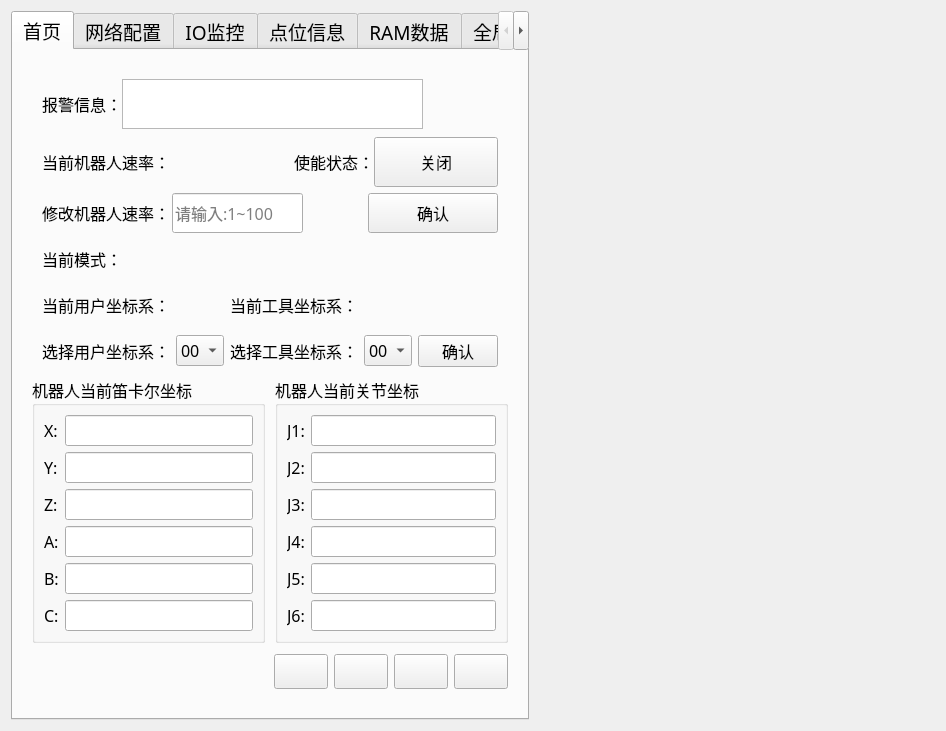
<?xml version="1.0" encoding="UTF-8"?>
<ui version="4.0">
 <class>myWindow</class>
 <widget class="QWidget" name="myWindow">
  <property name="geometry">
   <rect>
    <x>0</x>
    <y>0</y>
    <width>814</width>
    <height>622</height>
   </rect>
  </property>
  <property name="windowTitle">
   <string>Form</string>
  </property>
  <layout class="QGridLayout" name="gridLayout_4" columnstretch="3,2">
   <item row="0" column="1">
    <widget class="QWidget" name="manualControlwidget" native="true">
     <property name="sizePolicy">
      <sizepolicy hsizetype="Preferred" vsizetype="Expanding">
       <horstretch>0</horstretch>
       <verstretch>0</verstretch>
      </sizepolicy>
     </property>
     <property name="minimumSize">
      <size>
       <width>400</width>
       <height>0</height>
      </size>
     </property>
    </widget>
   </item>
   <item row="0" column="0">
    <widget class="QTabWidget" name="tabWidget">
     <property name="sizePolicy">
      <sizepolicy hsizetype="Preferred" vsizetype="Expanding">
       <horstretch>0</horstretch>
       <verstretch>0</verstretch>
      </sizepolicy>
     </property>
     <property name="minimumSize">
      <size>
       <width>0</width>
       <height>0</height>
      </size>
     </property>
     <property name="font">
      <font>
       <family>微软雅黑</family>
       <pointsize>14</pointsize>
      </font>
     </property>
     <property name="currentIndex">
      <number>0</number>
     </property>
     <widget class="QWidget" name="Main">
      <attribute name="title">
       <string>首页</string>
      </attribute>
      <layout class="QGridLayout" name="gridLayout_6">
       <item row="4" column="0">
        <spacer name="verticalSpacer_6">
         <property name="orientation">
          <enum>Qt::Vertical</enum>
         </property>
         <property name="sizeHint" stdset="0">
          <size>
           <width>358</width>
           <height>18</height>
          </size>
         </property>
        </spacer>
       </item>
       <item row="6" column="0">
        <spacer name="verticalSpacer_5">
         <property name="orientation">
          <enum>Qt::Vertical</enum>
         </property>
         <property name="sizeHint" stdset="0">
          <size>
           <width>358</width>
           <height>17</height>
          </size>
         </property>
        </spacer>
       </item>
       <item row="10" column="0">
        <spacer name="verticalSpacer_7">
         <property name="orientation">
          <enum>Qt::Vertical</enum>
         </property>
         <property name="sizeHint" stdset="0">
          <size>
           <width>20</width>
           <height>13</height>
          </size>
         </property>
        </spacer>
       </item>
       <item row="1" column="0">
        <spacer name="verticalSpacer_3">
         <property name="orientation">
          <enum>Qt::Vertical</enum>
         </property>
         <property name="sizeHint" stdset="0">
          <size>
           <width>20</width>
           <height>40</height>
          </size>
         </property>
        </spacer>
       </item>
       <item row="8" column="0">
        <spacer name="verticalSpacer_4">
         <property name="orientation">
          <enum>Qt::Vertical</enum>
         </property>
         <property name="sizeHint" stdset="0">
          <size>
           <width>368</width>
           <height>18</height>
          </size>
         </property>
        </spacer>
       </item>
       <item row="7" column="0">
        <layout class="QGridLayout" name="gridLayout_3" columnstretch="0,0,0,0,0,0">
         <property name="leftMargin">
          <number>20</number>
         </property>
         <property name="rightMargin">
          <number>20</number>
         </property>
         <item row="1" column="5">
          <widget class="QPushButton" name="changeCoordButton">
           <property name="sizePolicy">
            <sizepolicy hsizetype="Preferred" vsizetype="Fixed">
             <horstretch>0</horstretch>
             <verstretch>0</verstretch>
            </sizepolicy>
           </property>
           <property name="font">
            <font>
             <family>微软雅黑</family>
             <pointsize>12</pointsize>
            </font>
           </property>
           <property name="text">
            <string>确认</string>
           </property>
          </widget>
         </item>
         <item row="1" column="3">
          <widget class="QLabel" name="label_23">
           <property name="minimumSize">
            <size>
             <width>0</width>
             <height>40</height>
            </size>
           </property>
           <property name="font">
            <font>
             <family>微软雅黑</family>
             <pointsize>12</pointsize>
            </font>
           </property>
           <property name="text">
            <string>&lt;html&gt;&lt;head/&gt;&lt;body&gt;&lt;p&gt;选择工具坐标系：&lt;/p&gt;&lt;/body&gt;&lt;/html&gt;</string>
           </property>
          </widget>
         </item>
         <item row="1" column="1">
          <widget class="QComboBox" name="changeUCoordBox">
           <property name="font">
            <font>
             <family>微软雅黑</family>
             <pointsize>12</pointsize>
            </font>
           </property>
           <item>
            <property name="text">
             <string>00</string>
            </property>
           </item>
           <item>
            <property name="text">
             <string>01</string>
            </property>
           </item>
           <item>
            <property name="text">
             <string>02</string>
            </property>
           </item>
           <item>
            <property name="text">
             <string>03</string>
            </property>
           </item>
           <item>
            <property name="text">
             <string>04</string>
            </property>
           </item>
           <item>
            <property name="text">
             <string>05</string>
            </property>
           </item>
           <item>
            <property name="text">
             <string>06</string>
            </property>
           </item>
           <item>
            <property name="text">
             <string>07</string>
            </property>
           </item>
           <item>
            <property name="text">
             <string>08</string>
            </property>
           </item>
           <item>
            <property name="text">
             <string>09</string>
            </property>
           </item>
           <item>
            <property name="text">
             <string>10</string>
            </property>
           </item>
           <item>
            <property name="text">
             <string>11</string>
            </property>
           </item>
           <item>
            <property name="text">
             <string>12</string>
            </property>
           </item>
           <item>
            <property name="text">
             <string>13</string>
            </property>
           </item>
           <item>
            <property name="text">
             <string>14</string>
            </property>
           </item>
           <item>
            <property name="text">
             <string>15</string>
            </property>
           </item>
           <item>
            <property name="text">
             <string>16</string>
            </property>
           </item>
           <item>
            <property name="text">
             <string>17</string>
            </property>
           </item>
           <item>
            <property name="text">
             <string>18</string>
            </property>
           </item>
           <item>
            <property name="text">
             <string>19</string>
            </property>
           </item>
          </widget>
         </item>
         <item row="1" column="4">
          <widget class="QComboBox" name="changeTCoordBox">
           <property name="font">
            <font>
             <family>微软雅黑</family>
             <pointsize>12</pointsize>
            </font>
           </property>
           <item>
            <property name="text">
             <string>00</string>
            </property>
           </item>
           <item>
            <property name="text">
             <string>01</string>
            </property>
           </item>
           <item>
            <property name="text">
             <string>02</string>
            </property>
           </item>
           <item>
            <property name="text">
             <string>03</string>
            </property>
           </item>
           <item>
            <property name="text">
             <string>04</string>
            </property>
           </item>
           <item>
            <property name="text">
             <string>05</string>
            </property>
           </item>
           <item>
            <property name="text">
             <string>06</string>
            </property>
           </item>
           <item>
            <property name="text">
             <string>07</string>
            </property>
           </item>
           <item>
            <property name="text">
             <string>08</string>
            </property>
           </item>
           <item>
            <property name="text">
             <string>09</string>
            </property>
           </item>
           <item>
            <property name="text">
             <string>10</string>
            </property>
           </item>
           <item>
            <property name="text">
             <string>11</string>
            </property>
           </item>
           <item>
            <property name="text">
             <string>12</string>
            </property>
           </item>
           <item>
            <property name="text">
             <string>13</string>
            </property>
           </item>
           <item>
            <property name="text">
             <string>14</string>
            </property>
           </item>
           <item>
            <property name="text">
             <string>15</string>
            </property>
           </item>
           <item>
            <property name="text">
             <string>16</string>
            </property>
           </item>
           <item>
            <property name="text">
             <string>17</string>
            </property>
           </item>
           <item>
            <property name="text">
             <string>18</string>
            </property>
           </item>
           <item>
            <property name="text">
             <string>19</string>
            </property>
           </item>
          </widget>
         </item>
         <item row="1" column="0">
          <widget class="QLabel" name="label_21">
           <property name="minimumSize">
            <size>
             <width>0</width>
             <height>40</height>
            </size>
           </property>
           <property name="font">
            <font>
             <family>微软雅黑</family>
             <pointsize>12</pointsize>
            </font>
           </property>
           <property name="text">
            <string>&lt;html&gt;&lt;head/&gt;&lt;body&gt;&lt;p&gt;选择用户坐标系：&lt;/p&gt;&lt;/body&gt;&lt;/html&gt;</string>
           </property>
          </widget>
         </item>
         <item row="0" column="4">
          <widget class="QLabel" name="showTCoordlabel">
           <property name="font">
            <font>
             <family>微软雅黑</family>
             <pointsize>12</pointsize>
            </font>
           </property>
           <property name="text">
            <string/>
           </property>
          </widget>
         </item>
         <item row="0" column="3">
          <widget class="QLabel" name="label_22">
           <property name="minimumSize">
            <size>
             <width>0</width>
             <height>40</height>
            </size>
           </property>
           <property name="font">
            <font>
             <family>微软雅黑</family>
             <pointsize>12</pointsize>
            </font>
           </property>
           <property name="text">
            <string>&lt;html&gt;&lt;head/&gt;&lt;body&gt;&lt;p&gt;当前工具坐标系：&lt;/p&gt;&lt;/body&gt;&lt;/html&gt;</string>
           </property>
          </widget>
         </item>
         <item row="0" column="1">
          <widget class="QLabel" name="showUCoordlabel">
           <property name="font">
            <font>
             <family>微软雅黑</family>
             <pointsize>11</pointsize>
            </font>
           </property>
           <property name="text">
            <string/>
           </property>
          </widget>
         </item>
         <item row="0" column="0">
          <widget class="QLabel" name="label_20">
           <property name="minimumSize">
            <size>
             <width>0</width>
             <height>40</height>
            </size>
           </property>
           <property name="font">
            <font>
             <family>微软雅黑</family>
             <pointsize>12</pointsize>
            </font>
           </property>
           <property name="text">
            <string>&lt;html&gt;&lt;head/&gt;&lt;body&gt;&lt;p&gt;当前用户坐标系：&lt;/p&gt;&lt;/body&gt;&lt;/html&gt;</string>
           </property>
          </widget>
         </item>
        </layout>
       </item>
       <item row="11" column="0">
        <layout class="QHBoxLayout" name="horizontalLayout_4" stretch="0,0,0,0,0,0">
         <property name="leftMargin">
          <number>10</number>
         </property>
         <property name="rightMargin">
          <number>10</number>
         </property>
         <property name="bottomMargin">
          <number>20</number>
         </property>
         <item>
          <widget class="QLabel" name="ledLabel">
           <property name="minimumSize">
            <size>
             <width>0</width>
             <height>0</height>
            </size>
           </property>
           <property name="styleSheet">
            <string notr="true"/>
           </property>
           <property name="text">
            <string/>
           </property>
          </widget>
         </item>
         <item>
          <spacer name="horizontalSpacer_5">
           <property name="orientation">
            <enum>Qt::Horizontal</enum>
           </property>
           <property name="sizeHint" stdset="0">
            <size>
             <width>48</width>
             <height>17</height>
            </size>
           </property>
          </spacer>
         </item>
         <item>
          <widget class="QPushButton" name="startARButton">
           <property name="sizePolicy">
            <sizepolicy hsizetype="Fixed" vsizetype="Fixed">
             <horstretch>0</horstretch>
             <verstretch>0</verstretch>
            </sizepolicy>
           </property>
           <property name="minimumSize">
            <size>
             <width>15</width>
             <height>15</height>
            </size>
           </property>
           <property name="toolTip">
            <string>&lt;html&gt;&lt;head/&gt;&lt;body&gt;&lt;p align=&quot;center&quot;&gt;启动&lt;/p&gt;&lt;/body&gt;&lt;/html&gt;</string>
           </property>
           <property name="text">
            <string/>
           </property>
           <property name="icon">
            <iconset theme="QIcon::ThemeIcon::MediaPlaybackStart"/>
           </property>
           <property name="iconSize">
            <size>
             <width>12</width>
             <height>12</height>
            </size>
           </property>
           <property name="flat">
            <bool>false</bool>
           </property>
          </widget>
         </item>
         <item>
          <widget class="QPushButton" name="pauseARButton">
           <property name="toolTip">
            <string>&lt;html&gt;&lt;head/&gt;&lt;body&gt;&lt;p align=&quot;center&quot;&gt;暂停&lt;/p&gt;&lt;/body&gt;&lt;/html&gt;</string>
           </property>
           <property name="text">
            <string/>
           </property>
           <property name="icon">
            <iconset theme="QIcon::ThemeIcon::MediaPlaybackPause"/>
           </property>
          </widget>
         </item>
         <item>
          <widget class="QPushButton" name="stopARButton">
           <property name="toolTip">
            <string>&lt;html&gt;&lt;head/&gt;&lt;body&gt;&lt;p align=&quot;center&quot;&gt;停止&lt;/p&gt;&lt;/body&gt;&lt;/html&gt;</string>
           </property>
           <property name="text">
            <string/>
           </property>
           <property name="icon">
            <iconset theme="QIcon::ThemeIcon::MediaPlaybackStop"/>
           </property>
          </widget>
         </item>
         <item>
          <widget class="QPushButton" name="restartARButton">
           <property name="toolTip">
            <string>&lt;html&gt;&lt;head/&gt;&lt;body&gt;&lt;p align=&quot;center&quot;&gt;复位&lt;/p&gt;&lt;/body&gt;&lt;/html&gt;</string>
           </property>
           <property name="text">
            <string/>
           </property>
           <property name="icon">
            <iconset theme="QIcon::ThemeIcon::SystemReboot"/>
           </property>
          </widget>
         </item>
        </layout>
       </item>
       <item row="2" column="0">
        <layout class="QHBoxLayout" name="horizontalLayout_5" stretch="2,2,1,2">
         <property name="spacing">
          <number>0</number>
         </property>
         <property name="leftMargin">
          <number>20</number>
         </property>
         <property name="rightMargin">
          <number>20</number>
         </property>
         <item>
          <widget class="QLabel" name="label_4">
           <property name="minimumSize">
            <size>
             <width>0</width>
             <height>30</height>
            </size>
           </property>
           <property name="font">
            <font>
             <family>微软雅黑</family>
             <pointsize>12</pointsize>
            </font>
           </property>
           <property name="text">
            <string>&lt;html&gt;&lt;head/&gt;&lt;body&gt;&lt;p&gt;当前机器人速率：&lt;/p&gt;&lt;/body&gt;&lt;/html&gt;</string>
           </property>
          </widget>
         </item>
         <item>
          <widget class="QLabel" name="showSpeedlabel">
           <property name="minimumSize">
            <size>
             <width>0</width>
             <height>40</height>
            </size>
           </property>
           <property name="maximumSize">
            <size>
             <width>16777215</width>
             <height>50</height>
            </size>
           </property>
           <property name="font">
            <font>
             <family>微软雅黑</family>
             <pointsize>12</pointsize>
            </font>
           </property>
           <property name="text">
            <string/>
           </property>
          </widget>
         </item>
         <item>
          <widget class="QLabel" name="label_18">
           <property name="font">
            <font>
             <family>微软雅黑</family>
             <pointsize>12</pointsize>
            </font>
           </property>
           <property name="text">
            <string>&lt;html&gt;&lt;head/&gt;&lt;body&gt;&lt;p&gt;使能状态：&lt;/p&gt;&lt;/body&gt;&lt;/html&gt;</string>
           </property>
          </widget>
         </item>
         <item>
          <widget class="QPushButton" name="enabledButton">
           <property name="sizePolicy">
            <sizepolicy hsizetype="Preferred" vsizetype="Preferred">
             <horstretch>0</horstretch>
             <verstretch>0</verstretch>
            </sizepolicy>
           </property>
           <property name="minimumSize">
            <size>
             <width>0</width>
             <height>50</height>
            </size>
           </property>
           <property name="maximumSize">
            <size>
             <width>16777215</width>
             <height>50</height>
            </size>
           </property>
           <property name="font">
            <font>
             <family>微软雅黑</family>
             <pointsize>12</pointsize>
            </font>
           </property>
           <property name="text">
            <string>关闭</string>
           </property>
          </widget>
         </item>
        </layout>
       </item>
       <item row="0" column="0">
        <layout class="QHBoxLayout" name="horizontalLayout_3" stretch="1,4,1">
         <property name="spacing">
          <number>0</number>
         </property>
         <property name="leftMargin">
          <number>20</number>
         </property>
         <property name="topMargin">
          <number>20</number>
         </property>
         <property name="rightMargin">
          <number>20</number>
         </property>
         <item>
          <widget class="QLabel" name="label_3">
           <property name="minimumSize">
            <size>
             <width>0</width>
             <height>30</height>
            </size>
           </property>
           <property name="font">
            <font>
             <family>微软雅黑</family>
             <pointsize>12</pointsize>
            </font>
           </property>
           <property name="text">
            <string>&lt;html&gt;&lt;head/&gt;&lt;body&gt;&lt;p&gt;报警信息：&lt;/p&gt;&lt;/body&gt;&lt;/html&gt;</string>
           </property>
          </widget>
         </item>
         <item>
          <widget class="QTextBrowser" name="warningtextBrowser">
           <property name="enabled">
            <bool>true</bool>
           </property>
           <property name="sizePolicy">
            <sizepolicy hsizetype="Preferred" vsizetype="Preferred">
             <horstretch>0</horstretch>
             <verstretch>0</verstretch>
            </sizepolicy>
           </property>
           <property name="minimumSize">
            <size>
             <width>0</width>
             <height>50</height>
            </size>
           </property>
           <property name="maximumSize">
            <size>
             <width>16777215</width>
             <height>60</height>
            </size>
           </property>
          </widget>
         </item>
         <item>
          <spacer name="horizontalSpacer_4">
           <property name="orientation">
            <enum>Qt::Horizontal</enum>
           </property>
           <property name="sizeHint" stdset="0">
            <size>
             <width>40</width>
             <height>20</height>
            </size>
           </property>
          </spacer>
         </item>
        </layout>
       </item>
       <item row="9" column="0">
        <layout class="QGridLayout" name="gridLayout_2">
         <property name="leftMargin">
          <number>10</number>
         </property>
         <property name="rightMargin">
          <number>10</number>
         </property>
         <property name="bottomMargin">
          <number>5</number>
         </property>
         <property name="horizontalSpacing">
          <number>10</number>
         </property>
         <item row="0" column="0">
          <widget class="QGroupBox" name="groupBox">
           <property name="font">
            <font>
             <family>微软雅黑</family>
             <pointsize>12</pointsize>
            </font>
           </property>
           <property name="title">
            <string>机器人当前笛卡尔坐标</string>
           </property>
           <layout class="QGridLayout" name="gridLayout">
            <item row="1" column="1">
             <widget class="QLineEdit" name="ylineEdit">
              <property name="readOnly">
               <bool>true</bool>
              </property>
             </widget>
            </item>
            <item row="0" column="0">
             <widget class="QLabel" name="label_5">
              <property name="text">
               <string>X:</string>
              </property>
             </widget>
            </item>
            <item row="5" column="1">
             <widget class="QLineEdit" name="clineEdit">
              <property name="readOnly">
               <bool>true</bool>
              </property>
             </widget>
            </item>
            <item row="0" column="1">
             <widget class="QLineEdit" name="xlineEdit">
              <property name="readOnly">
               <bool>true</bool>
              </property>
             </widget>
            </item>
            <item row="4" column="0">
             <widget class="QLabel" name="label_9">
              <property name="text">
               <string>B:</string>
              </property>
             </widget>
            </item>
            <item row="3" column="1">
             <widget class="QLineEdit" name="alineEdit">
              <property name="readOnly">
               <bool>true</bool>
              </property>
             </widget>
            </item>
            <item row="1" column="0">
             <widget class="QLabel" name="label_11">
              <property name="text">
               <string>Y:</string>
              </property>
             </widget>
            </item>
            <item row="5" column="0">
             <widget class="QLabel" name="label_10">
              <property name="text">
               <string>C:</string>
              </property>
             </widget>
            </item>
            <item row="3" column="0">
             <widget class="QLabel" name="label_8">
              <property name="text">
               <string>A:</string>
              </property>
             </widget>
            </item>
            <item row="2" column="1">
             <widget class="QLineEdit" name="zlineEdit">
              <property name="readOnly">
               <bool>true</bool>
              </property>
             </widget>
            </item>
            <item row="4" column="1">
             <widget class="QLineEdit" name="blineEdit">
              <property name="readOnly">
               <bool>true</bool>
              </property>
             </widget>
            </item>
            <item row="2" column="0">
             <widget class="QLabel" name="label_7">
              <property name="text">
               <string>Z:</string>
              </property>
             </widget>
            </item>
           </layout>
          </widget>
         </item>
         <item row="0" column="1">
          <widget class="QGroupBox" name="groupBox_2">
           <property name="font">
            <font>
             <family>微软雅黑</family>
             <pointsize>12</pointsize>
            </font>
           </property>
           <property name="title">
            <string>机器人当前关节坐标</string>
           </property>
           <layout class="QFormLayout" name="formLayout">
            <item row="0" column="0">
             <widget class="QLabel" name="label_12">
              <property name="text">
               <string>J1:</string>
              </property>
             </widget>
            </item>
            <item row="0" column="1">
             <widget class="QLineEdit" name="J1lineEdit">
              <property name="readOnly">
               <bool>true</bool>
              </property>
             </widget>
            </item>
            <item row="1" column="0">
             <widget class="QLabel" name="label_13">
              <property name="text">
               <string>J2:</string>
              </property>
             </widget>
            </item>
            <item row="1" column="1">
             <widget class="QLineEdit" name="J2lineEdit">
              <property name="readOnly">
               <bool>true</bool>
              </property>
             </widget>
            </item>
            <item row="2" column="0">
             <widget class="QLabel" name="label_16">
              <property name="text">
               <string>J3:</string>
              </property>
             </widget>
            </item>
            <item row="2" column="1">
             <widget class="QLineEdit" name="J3lineEdit">
              <property name="readOnly">
               <bool>true</bool>
              </property>
             </widget>
            </item>
            <item row="3" column="0">
             <widget class="QLabel" name="label_14">
              <property name="text">
               <string>J4:</string>
              </property>
             </widget>
            </item>
            <item row="3" column="1">
             <widget class="QLineEdit" name="J4lineEdit">
              <property name="readOnly">
               <bool>true</bool>
              </property>
             </widget>
            </item>
            <item row="4" column="0">
             <widget class="QLabel" name="label_15">
              <property name="text">
               <string>J5:</string>
              </property>
             </widget>
            </item>
            <item row="4" column="1">
             <widget class="QLineEdit" name="J5lineEdit">
              <property name="readOnly">
               <bool>true</bool>
              </property>
             </widget>
            </item>
            <item row="5" column="0">
             <widget class="QLabel" name="label_17">
              <property name="text">
               <string>J6:</string>
              </property>
             </widget>
            </item>
            <item row="5" column="1">
             <widget class="QLineEdit" name="J6lineEdit">
              <property name="readOnly">
               <bool>true</bool>
              </property>
             </widget>
            </item>
           </layout>
          </widget>
         </item>
        </layout>
       </item>
       <item row="5" column="0">
        <layout class="QHBoxLayout" name="horizontalLayout_7" stretch="0,1,3">
         <property name="spacing">
          <number>0</number>
         </property>
         <property name="leftMargin">
          <number>20</number>
         </property>
         <property name="rightMargin">
          <number>20</number>
         </property>
         <item>
          <widget class="QLabel" name="label_19">
           <property name="minimumSize">
            <size>
             <width>0</width>
             <height>40</height>
            </size>
           </property>
           <property name="font">
            <font>
             <family>微软雅黑</family>
             <pointsize>12</pointsize>
            </font>
           </property>
           <property name="text">
            <string>&lt;html&gt;&lt;head/&gt;&lt;body&gt;&lt;p&gt;当前模式：&lt;/p&gt;&lt;/body&gt;&lt;/html&gt;</string>
           </property>
          </widget>
         </item>
         <item>
          <widget class="QLabel" name="showModelabel">
           <property name="minimumSize">
            <size>
             <width>0</width>
             <height>40</height>
            </size>
           </property>
           <property name="font">
            <font>
             <family>微软雅黑</family>
             <pointsize>12</pointsize>
            </font>
           </property>
           <property name="text">
            <string/>
           </property>
          </widget>
         </item>
         <item>
          <spacer name="horizontalSpacer_6">
           <property name="orientation">
            <enum>Qt::Horizontal</enum>
           </property>
           <property name="sizeHint" stdset="0">
            <size>
             <width>40</width>
             <height>20</height>
            </size>
           </property>
          </spacer>
         </item>
        </layout>
       </item>
       <item row="3" column="0">
        <layout class="QHBoxLayout" name="horizontalLayout_6" stretch="2,2,1,2">
         <property name="spacing">
          <number>0</number>
         </property>
         <property name="leftMargin">
          <number>20</number>
         </property>
         <property name="rightMargin">
          <number>20</number>
         </property>
         <item>
          <widget class="QLabel" name="label_6">
           <property name="minimumSize">
            <size>
             <width>0</width>
             <height>40</height>
            </size>
           </property>
           <property name="font">
            <font>
             <family>微软雅黑</family>
             <pointsize>12</pointsize>
            </font>
           </property>
           <property name="text">
            <string>&lt;html&gt;&lt;head/&gt;&lt;body&gt;&lt;p&gt;修改机器人速率：&lt;/p&gt;&lt;/body&gt;&lt;/html&gt;</string>
           </property>
          </widget>
         </item>
         <item>
          <widget class="QLineEdit" name="changeSpeedlineEdit">
           <property name="sizePolicy">
            <sizepolicy hsizetype="Expanding" vsizetype="Minimum">
             <horstretch>0</horstretch>
             <verstretch>0</verstretch>
            </sizepolicy>
           </property>
           <property name="minimumSize">
            <size>
             <width>0</width>
             <height>40</height>
            </size>
           </property>
           <property name="font">
            <font>
             <family>微软雅黑</family>
             <pointsize>12</pointsize>
            </font>
           </property>
           <property name="placeholderText">
            <string>请输入:1~100</string>
           </property>
          </widget>
         </item>
         <item>
          <spacer name="horizontalSpacer">
           <property name="orientation">
            <enum>Qt::Horizontal</enum>
           </property>
           <property name="sizeHint" stdset="0">
            <size>
             <width>40</width>
             <height>20</height>
            </size>
           </property>
          </spacer>
         </item>
         <item>
          <widget class="QPushButton" name="changeSpeedButton">
           <property name="sizePolicy">
            <sizepolicy hsizetype="Preferred" vsizetype="Minimum">
             <horstretch>0</horstretch>
             <verstretch>0</verstretch>
            </sizepolicy>
           </property>
           <property name="minimumSize">
            <size>
             <width>0</width>
             <height>40</height>
            </size>
           </property>
           <property name="font">
            <font>
             <family>微软雅黑</family>
             <pointsize>12</pointsize>
            </font>
           </property>
           <property name="text">
            <string>确认</string>
           </property>
          </widget>
         </item>
        </layout>
       </item>
      </layout>
     </widget>
     <widget class="QWidget" name="tabNet">
      <attribute name="title">
       <string>网络配置</string>
      </attribute>
      <layout class="QGridLayout" name="gridLayout_5">
       <item row="0" column="0">
        <layout class="QHBoxLayout" name="horizontalLayout" stretch="1,5,1,1,4">
         <property name="spacing">
          <number>4</number>
         </property>
         <property name="leftMargin">
          <number>20</number>
         </property>
         <property name="topMargin">
          <number>20</number>
         </property>
         <property name="rightMargin">
          <number>20</number>
         </property>
         <item>
          <widget class="QLabel" name="label">
           <property name="font">
            <font>
             <family>微软雅黑</family>
             <pointsize>12</pointsize>
            </font>
           </property>
           <property name="text">
            <string>&lt;html&gt;&lt;head/&gt;&lt;body&gt;&lt;p&gt;IP：&lt;/p&gt;&lt;/body&gt;&lt;/html&gt;</string>
           </property>
          </widget>
         </item>
         <item>
          <widget class="QLineEdit" name="iplineEdit">
           <property name="sizePolicy">
            <sizepolicy hsizetype="Expanding" vsizetype="Preferred">
             <horstretch>0</horstretch>
             <verstretch>0</verstretch>
            </sizepolicy>
           </property>
          </widget>
         </item>
         <item>
          <spacer name="horizontalSpacer_3">
           <property name="orientation">
            <enum>Qt::Horizontal</enum>
           </property>
           <property name="sizeHint" stdset="0">
            <size>
             <width>40</width>
             <height>20</height>
            </size>
           </property>
          </spacer>
         </item>
         <item>
          <widget class="QLabel" name="label_2">
           <property name="font">
            <font>
             <family>微软雅黑</family>
             <pointsize>12</pointsize>
            </font>
           </property>
           <property name="text">
            <string>&lt;html&gt;&lt;head/&gt;&lt;body&gt;&lt;p&gt;端口号：&lt;/p&gt;&lt;/body&gt;&lt;/html&gt;</string>
           </property>
          </widget>
         </item>
         <item>
          <widget class="QLineEdit" name="portlineEdit">
           <property name="sizePolicy">
            <sizepolicy hsizetype="Expanding" vsizetype="Preferred">
             <horstretch>0</horstretch>
             <verstretch>0</verstretch>
            </sizepolicy>
           </property>
          </widget>
         </item>
        </layout>
       </item>
       <item row="1" column="0">
        <spacer name="verticalSpacer_2">
         <property name="orientation">
          <enum>Qt::Vertical</enum>
         </property>
         <property name="sizeType">
          <enum>QSizePolicy::Preferred</enum>
         </property>
         <property name="sizeHint" stdset="0">
          <size>
           <width>298</width>
           <height>15</height>
          </size>
         </property>
        </spacer>
       </item>
       <item row="2" column="0">
        <layout class="QHBoxLayout" name="horizontalLayout_2" stretch="2,1,2">
         <property name="spacing">
          <number>0</number>
         </property>
         <property name="leftMargin">
          <number>20</number>
         </property>
         <property name="rightMargin">
          <number>20</number>
         </property>
         <item>
          <widget class="QPushButton" name="connectButton">
           <property name="sizePolicy">
            <sizepolicy hsizetype="Preferred" vsizetype="Preferred">
             <horstretch>0</horstretch>
             <verstretch>0</verstretch>
            </sizepolicy>
           </property>
           <property name="minimumSize">
            <size>
             <width>0</width>
             <height>50</height>
            </size>
           </property>
           <property name="font">
            <font>
             <family>微软雅黑</family>
             <pointsize>12</pointsize>
            </font>
           </property>
           <property name="text">
            <string>连接</string>
           </property>
          </widget>
         </item>
         <item>
          <spacer name="horizontalSpacer_2">
           <property name="orientation">
            <enum>Qt::Horizontal</enum>
           </property>
           <property name="sizeHint" stdset="0">
            <size>
             <width>40</width>
             <height>20</height>
            </size>
           </property>
          </spacer>
         </item>
         <item>
          <widget class="QPushButton" name="closeButton">
           <property name="sizePolicy">
            <sizepolicy hsizetype="Preferred" vsizetype="Preferred">
             <horstretch>0</horstretch>
             <verstretch>0</verstretch>
            </sizepolicy>
           </property>
           <property name="minimumSize">
            <size>
             <width>0</width>
             <height>50</height>
            </size>
           </property>
           <property name="font">
            <font>
             <family>微软雅黑</family>
             <pointsize>12</pointsize>
            </font>
           </property>
           <property name="text">
            <string>关闭</string>
           </property>
          </widget>
         </item>
        </layout>
       </item>
       <item row="3" column="0">
        <spacer name="verticalSpacer">
         <property name="orientation">
          <enum>Qt::Vertical</enum>
         </property>
         <property name="sizeHint" stdset="0">
          <size>
           <width>128</width>
           <height>350</height>
          </size>
         </property>
        </spacer>
       </item>
      </layout>
     </widget>
     <widget class="QWidget" name="tabIO">
      <attribute name="title">
       <string>IO监控</string>
      </attribute>
     </widget>
     <widget class="QWidget" name="tabPoint">
      <attribute name="title">
       <string>点位信息</string>
      </attribute>
     </widget>
     <widget class="QWidget" name="tabRAM">
      <attribute name="title">
       <string>RAM数据</string>
      </attribute>
     </widget>
     <widget class="QWidget" name="tabCoord">
      <attribute name="title">
       <string>全局坐标系</string>
      </attribute>
     </widget>
    </widget>
   </item>
  </layout>
 </widget>
 <resources/>
 <connections/>
</ui>
